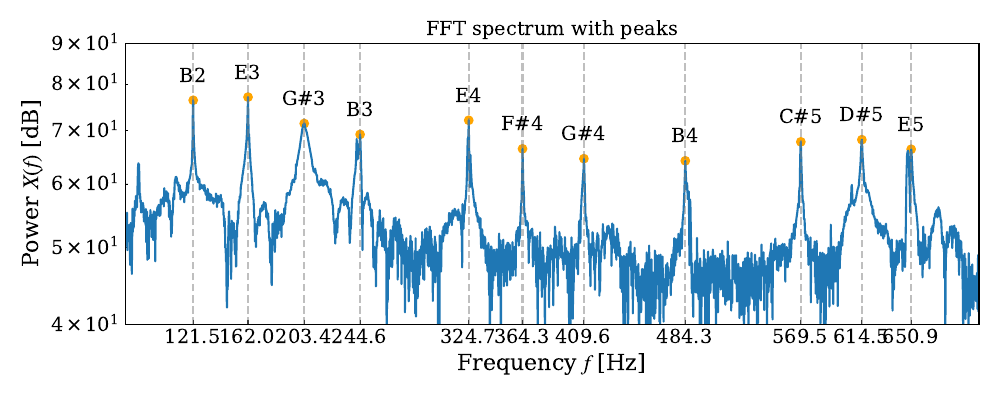

The Python source for this figure:
from pathlib import Path

import matplotlib.pyplot as plt
import numpy as np
import scipy.signal as signal

from sat.common import set_custom_pyplot_styles
from sat.lab01.fourier import freqs, spectrum_db

# %%
peaks, _ = signal.find_peaks(spectrum_db, distance=100)
peaks = peaks[np.argsort(spectrum_db[peaks])[-11:]]

# %%
# range 8 * 12 = 39 + 57
min_note = -57
max_note = 39

base_names = ["C", "C#", "D", "D#", "E", "F", "F#", "G", "G#", "A", "A#", "B"]

tone_freqs = 440 * np.power(2, np.arange(min_note, max_note + 1) / 12)
tone_names = [
    *[
        f"{base_names[halftone]}{octave}"
        for octave in range(8)
        for halftone in range(12)
    ],
    "C8",
]

if __name__ == "__main__":
    set_custom_pyplot_styles()

    fig, ax = plt.subplots(ncols=1, nrows=1, figsize=(10, 4))

    ax.scatter(freqs[peaks], spectrum_db[peaks], c="orange")
    ax.semilogy(freqs, spectrum_db)

    for freq_peak, peak_value in zip(freqs[peaks], spectrum_db[peaks]):
        idx = np.abs(tone_freqs - freq_peak).argmin()
        ax.annotate(
            tone_names[idx],
            xy=(freq_peak, peak_value),
            xytext=(0, 10),
            textcoords="offset pixels",
            horizontalalignment="center",
            verticalalignment="bottom",
        )
        ax.axvline(x=freq_peak, c="gray", alpha=0.5, linestyle="--")

    ax.set_xticks(freqs[peaks])

    ax.set_xlim(-50 + sorted(freqs[peaks])[0], 50 + sorted(freqs[peaks])[-1])
    ax.set_ylim(40, 90)

    ax.set_title("FFT spectrum with peaks")
    ax.set_xlabel(r"Frequency $f$ [Hz]")
    ax.set_ylabel(r"Power $X(f)$ [dB]")

    fig.tight_layout()
    plt.savefig(Path(__file__).with_suffix(".pdf"))
    # plt.show()
